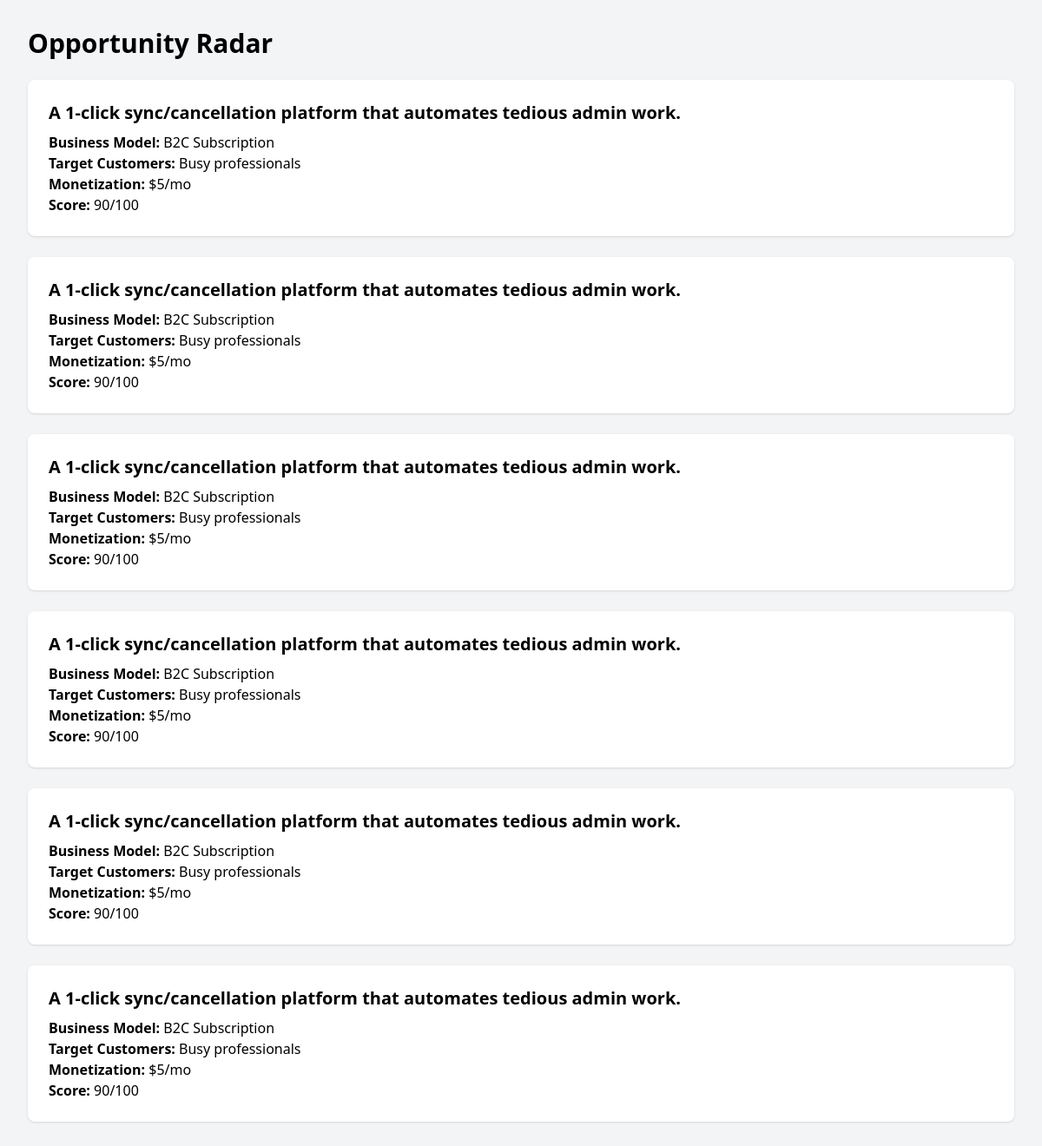
The page / on the database its author committed.
### tables this page shows
CREATE TABLE opportunities (id INTEGER PRIMARY KEY, cluster_id INTEGER, idea TEXT, business_model TEXT, customers TEXT, monetization TEXT, score INTEGER);

### main.py (the view)
@app.get("/", response_class=HTMLResponse)
async def read_root(request: Request):
    conn = sqlite3.connect('radar.db')
    conn.row_factory = sqlite3.Row
    c = conn.cursor()
    c.execute("SELECT idea, business_model as model, customers, monetization, score FROM opportunities")
    rows = c.fetchall()
    conn.close()
    return templates.TemplateResponse("index.html", {"request": request, "opportunities": rows})

### templates/index.html (shortened to what this page needs)
<!DOCTYPE html>
<html>
<head>
    <script src="https://cdn.tailwindcss.com"></script>
</head>
<body class="bg-gray-100 p-8">
    <h1 class="text-3xl font-bold mb-6">Opportunity Radar</h1>
    <div class="grid grid-cols-1 gap-6">
        {% for opp in opportunities %}
        <div class="bg-white p-6 rounded-lg shadow">
            <h2 class="text-xl font-semibold mb-2">{{ opp.idea }}</h2>
            <p><strong>Business Model:</strong> {{ opp.model }}</p>
            <p><strong>Target Customers:</strong> {{ opp.customers }}</p>
            <p><strong>Monetization:</strong> {{ opp.monetization }}</p>
            <p><strong>Score:</strong> {{ opp.score }}/100</p>
        </div>
        {% endfor %}
    </div>
</body>
</html>

### rows shown on the page
opportunities: idea "A 1-click sync/cancellation platform that automates tedious admin work.", model "B2C Subscription", customers "Busy professionals", monetization "$5/mo", score "90"
opportunities: idea "A 1-click sync/cancellation platform that automates tedious admin work.", model "B2C Subscription", customers "Busy professionals", monetization "$5/mo", score "90"
opportunities: idea "A 1-click sync/cancellation platform that automates tedious admin work.", model "B2C Subscription", customers "Busy professionals", monetization "$5/mo", score "90"
opportunities: idea "A 1-click sync/cancellation platform that automates tedious admin work.", model "B2C Subscription", customers "Busy professionals", monetization "$5/mo", score "90"
opportunities: idea "A 1-click sync/cancellation platform that automates tedious admin work.", model "B2C Subscription", customers "Busy professionals", monetization "$5/mo", score "90"
opportunities: idea "A 1-click sync/cancellation platform that automates tedious admin work.", model "B2C Subscription", customers "Busy professionals", monetization "$5/mo", score "90"
